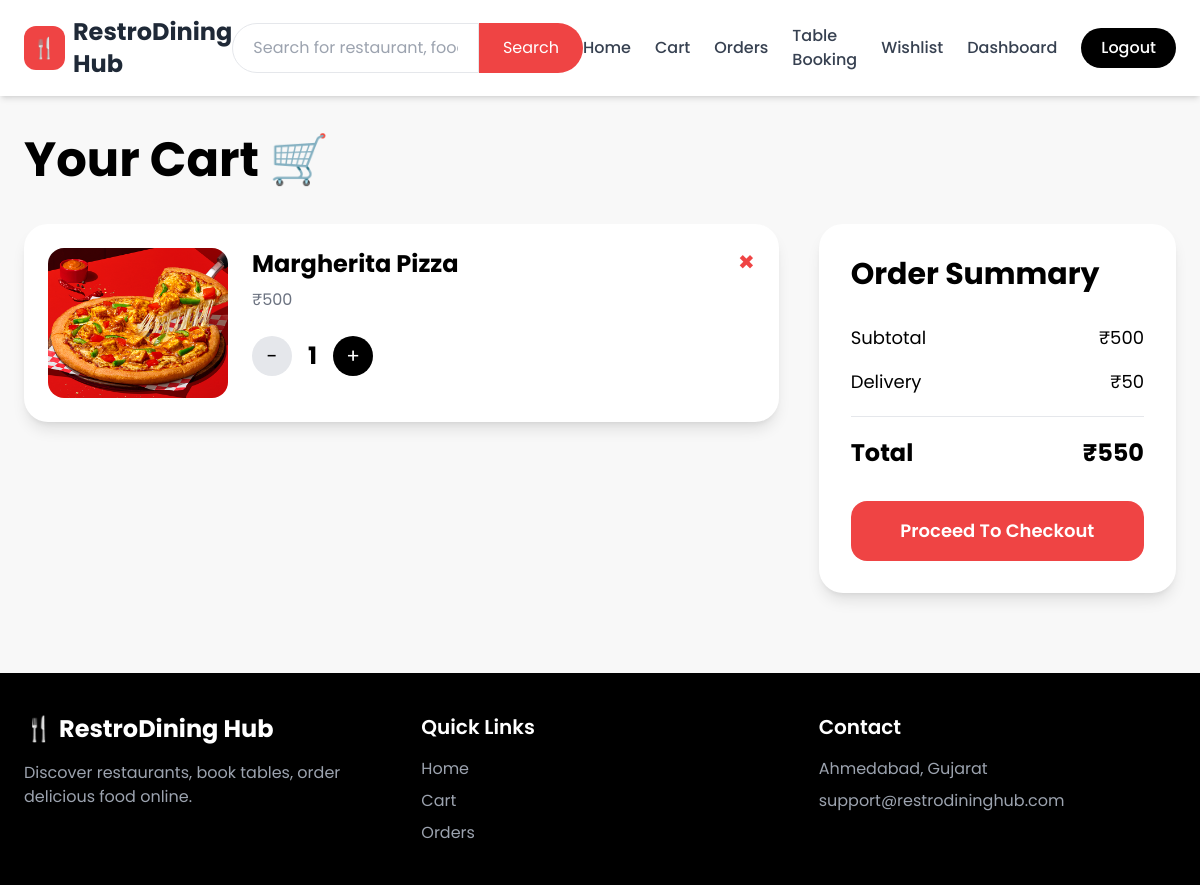
The app's page /cart/ (signed in) with its own data.
### restaurant/models.py (models this page shows, shortened)
class Cart(models.Model):
    user = models.ForeignKey(User, on_delete=models.CASCADE)
    item = models.ForeignKey(Menu, on_delete=models.CASCADE)
    quantity = models.IntegerField(default=1)

class Menu(models.Model):
    restaurant = models.ForeignKey('Restaurant', on_delete=models.CASCADE)
    name = models.CharField(max_length=100)
    category = models.ForeignKey(Category, on_delete=models.CASCADE)
    price = models.IntegerField()
    is_veg = models.BooleanField(default=True)
    available = models.BooleanField(default=True)
    offer = models.CharField(max_length=100, blank=True, null=True)
    rating = models.FloatField(default=4.0)
    delivery_time = models.CharField(max_length=50, default="30 mins")
    description = models.TextField()
    image = models.ImageField(upload_to='menu_images/')
    created_at = models.DateTimeField(auto_now_add=True)

### restaurant/views.py (the view)
# urls.py: path('cart/', views.cart, name='cart'),
@login_required
def cart(request):
    cart_items = Cart.objects.filter(user=request.user)
    total = sum(i.item.price * i.quantity for i in cart_items)
    return render(request, 'cart.html', {
        'cart_items': cart_items,
        'total': total
    })

### templates/cart.html
{% extends 'base.html' %}
{% block content %}
<div class="max-w-7xl mx-auto px-6 mt-10 mb-20">
    <h1 class="text-5xl font-bold mb-10">
        Your Cart 🛒
    </h1>
    <div class="grid md:grid-cols-3 gap-10">
        <div class="md:col-span-2">
            {% for item in cart_items %}
            <div class="bg-white rounded-3xl shadow-lg p-6 flex gap-6 mb-6">
                <img
                src="{{ item.item.image.url }}"
                class="w-[180px] h-[150px] object-cover rounded-2xl">
                <div class="flex-1">
                    <div class="flex justify-between">
                        <div>
                            <h2 class="text-2xl font-bold">
                                {{ item.item.name }}
                            </h2>
                            <p class="text-gray-500 mt-2">
                                ₹{{ item.item.price }}
                            </p>
                        </div>
                        <a href="/remove/{{ item.id }}/"
                           class="text-red-500 text-xl">
                            ✖
                        </a>
                    </div>
                    <div class="flex items-center gap-4 mt-6">
                        <a href="/decrease/{{ item.id }}/"
                           class="bg-gray-200 w-10 h-10 flex items-center justify-center rounded-full text-xl">
                            -
                        </a>
                        <span class="text-2xl font-bold">
                            {{ item.quantity }}
                        </span>
                        <a href="/increase/{{ item.id }}/"
                           class="bg-black text-white w-10 h-10 flex items-center justify-center rounded-full text-xl">
                            +
                        </a>
                    </div>
                </div>
            </div>
            {% empty %}
            <div class="bg-white p-10 rounded-3xl shadow-lg text-center">
                <h2 class="text-3xl font-bold text-gray-700">
                    Your cart is empty 😔
                </h2>
            </div>
            {% endfor %}
        </div>
        <div>
            <div class="bg-white rounded-3xl shadow-lg p-8 sticky top-28">
                <h2 class="text-3xl font-bold mb-8">
                    Order Summary
                </h2>
                <div class="flex justify-between text-lg mb-4">
                    <span>Subtotal</span>
                    <span>₹{{ total }}</span>
                </div>
                <div class="flex justify-between text-lg mb-4">
                    <span>Delivery</span>
                    <span>₹50</span>
                </div>
                <hr class="my-5">
                <div class="flex justify-between text-2xl font-bold">
                    <span>Total</span>
                    <span>₹{{ total|add:50 }}</span>
                </div>
                <a href="/checkout/"
                   class="block text-center bg-red-500 hover:bg-red-600 text-white py-4 rounded-2xl mt-8 text-lg font-semibold">
                    Proceed To Checkout
                </a>
            </div>
        </div>
    </div>
</div>
{% endblock %}

### templates/base.html (style rules this page uses)
* { font-family: 'Poppins', sans-serif; }
body { background: #f8f8f8; }

### records on screen
Cart: item.image (picture), item.name "Margherita Pizza", item.price "500", quantity "1"

### other values on screen
{{ total }} "500"
{{ total|add:50 }} "550"
